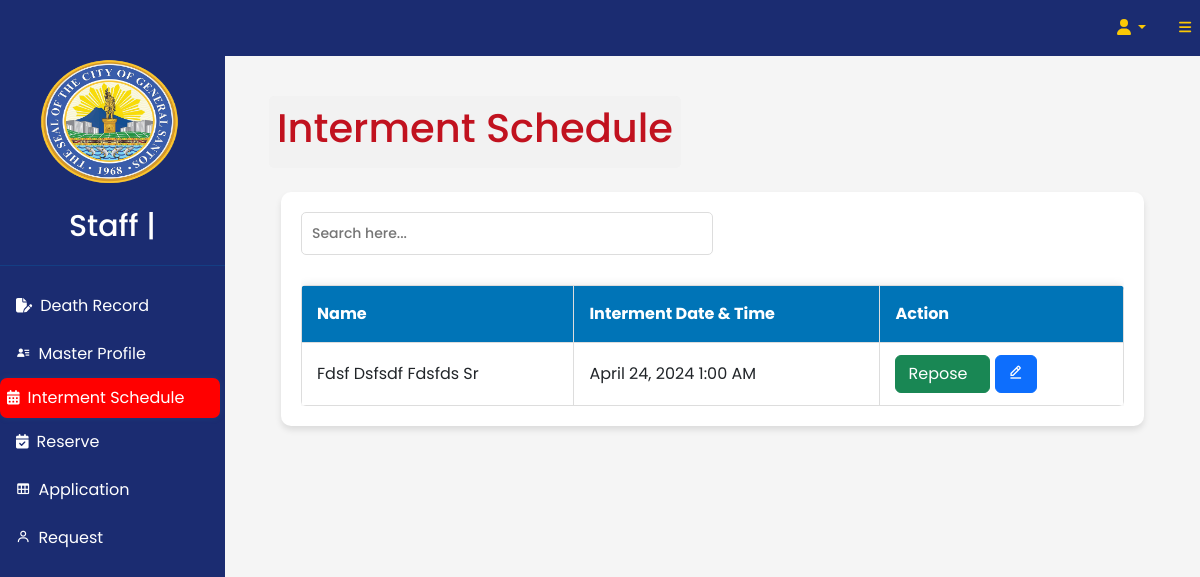
The page /staff/IntermentSched.php on the database its author committed.
### tables this page shows
CREATE TABLE `tblintermentreservation` (
  `AppointmentID` int(11) NOT NULL,
  `Requestor` varchar(255) NOT NULL,
  `Nid` varchar(255) NOT NULL,
  `Relationship` varchar(50) NOT NULL,
  `profID` varchar(255) NOT NULL
);

CREATE TABLE `tbldeathrecord` (
  `ProfileID` int(255) NOT NULL,
  `DateofDeath` date NOT NULL,
  `CauseofDeath` varchar(255) NOT NULL,
  `IntermentPlace` varchar(255) NOT NULL,
  `IntermentDateTime` datetime NOT NULL,
  `Lname` varchar(255) NOT NULL,
  `Fname` varchar(255) NOT NULL,
  `Mname` varchar(255) NOT NULL,
  `Suffix` varchar(2) NOT NULL,
  `Birthydate` date NOT NULL,
  `currentdate` date NOT NULL DEFAULT current_timestamp()
);

### staff/IntermentSched.php (the view, shortened to what this page needs)
<!DOCTYPE html>
<html lang="en">
<?php
require('assets/component/header.php');
require('assets/component/topnavbar.php');
require('assets/component/sidebars.php');
include('../dbConn/conn.php');
$select = "SELECT * FROM tblIntermentReservation
LEFT JOIN tblBuriedRecord ON tblIntermentReservation.ProfID = tblBuriedRecord.Profid
INNER JOIN tblNiche ON tblIntermentReservation.Nid = tblNiche.Nid
INNER JOIN tblDeathRecord ON tblIntermentReservation.ProfID = tblDeathRecord.ProfileID WHERE tblDeathRecord.IntermentDateTime IS NOT NULL  ORDER BY IntermentDateTime DESC";
$query = $conn->query($select);
?>
<body>
    <div id="layoutSidenav">
        <div id="layoutSidenav_content">
            <main>
                <div class="container-fluid px-4">
                    <ol class="breadcrumb mb-4">
                        <li class="breadcrumb-item active">
                            <h1>Interment Schedule</h1>
                        </li>
                    </ol>
                    <div class="relative overflow-x-auto shadow-md sm:rounded-lg">
                        <div class="container">
                            <div class="activity-log-container">
                                <div class="col-sm-6">
                                    <input type="search" id="searchInput" placeholder="Search here...">
                                </div>
                                <div class="activity-log-container-scroll" id="interment-schedule-table">
                                    <table class="table-no-border" id="e-libingTable">
                                        <thead>
                                            <tr>
                                                <th scope="col" class="px-6 py-3">
                                                    Name
                                                </th>
                                                <th scope="col" class="px-6 py-3">
                                                    Interment Date & Time
                                                </th>
                                                <th scope="col" class="px-6 py-3">
                                                    Action
                                                </th>
                                            </tr>
                                        </thead>
                                        <tbody id="table-body" id="interment-schedule-body">
                                            <?php
                                                while ($data = $query->fetch_assoc()) {
                                                    $name = $data['Fname'] . ' ' . $data['Mname'] . ' ' . $data['Lname'] . ' ' . $data['Suffix'];
                                                    $desireddatetime = $data['IntermentDateTime'];
                                                    $profid = $data['ProfileID'];
                                                    $appID = $data['AppointmentID'];
                                                    $occupancy = $data['OccupancyDate'];
                                                    if ($occupancy == null && $desireddatetime != '0000-00-00 00:00:00') {
                                            ?>
                                            <tr id="elementToHide">
                                                <td>
                                                    <?php echo $name ?>
                                                </td>
                                                <td>
                                                    <?php echo date('F j, Y g:i A', strtotime($desireddatetime)); ?>
                                                </td>
                                                <td>
                                                    <div class="buttons">
                                                        <form action="../dbConn/upintermentsched.php" method="POST">
                                                            <button class="btn btn-success submit-button" type="button"
                                                                id="updateButton">
                                                                <span class="update-label">Repose</span>
                                                            </button>
                                                            <button class="btn btn-primary" type="button"
                                                                onclick="view('<?php echo $appID; ?>', '<?php echo $profid; ?>')">
                                                                <i class='bx bx-edit-alt'></i>
                                                            </button>
                                                        </form>
                                                    </div>
                                                </td>
                                            </tr>
                                            <?php }
                                            } ?>
                                        </tbody>
                                    </table>
                                </div>
                            </div>
                        </div>
                    </div>
                </div>
            </main>
        </div>
    </div>
</body>
</html>

### staff/css/table.css (style rules this page uses)
body { font-family: Arial, sans-serif; }
.container-fluid { max-width: 1200px; margin: 0 auto; padding: 20px; }
table { width: 100%; border-collapse: collapse; margin-top: 20px; }
th, td { padding: 10px; border: 1px solid #ddd; }
th { background-color: #f2f2f2; text-align: left; }
input[type="search"] { width: 100%; padding: 10px; margin-bottom: 10px; border: 1px solid #ddd; border-radius: 5px; font-size: 14px; }
.breadcrumb { background-color: #f2f2f2; padding: 8px; list-style: none; margin: 0; border-radius: 5px; display: inline-block; }
.breadcrumb li { display: inline; }
.breadcrumb li::after { content: ">"; margin: 0 5px; }
.breadcrumb li:last-child::after { content: none; }

### staff/css/file.css (style rules this page uses)
* { margin: 0; padding: 0; box-sizing: border-box; font-family: "Poppins", sans-serif; }

### staff/css/activitylog.css (style rules this page uses)
body { padding: 20px; background-color: #f5f5f5; }
.activity-log-container { background-color: #ffffff; border-radius: 10px; padding: 20px; box-shadow: 0px 4px 6px rgba(0, 0, 0, 0.1); }
.activity-log-container-scroll { max-height: 400px; overflow-y: auto; }
.table-no-border { width: 100%; border-collapse: collapse; box-shadow: 0px 0px 10px rgba(0, 0, 0, 0.1); border-radius: 5px; overflow: hidden; }
.table-no-border th, .table-no-border td { padding: 12px 15px; text-align: left; border-bottom: 1px solid #ddd; }
tbody tr td { text-transform: capitalize !important; }
.table-no-border thead th { background-color: #0074B7; color: #fff; }

### staff/IntermentSched.php (style rules this page uses)
.update-label { display: inline-block; margin-right: 10px; }

### rows shown on the page
tblintermentreservation: tbldeathrecord.Fname+Mname+Lname "Fdsf Dsfsdf Fdsfds Sr", tbldeathrecord.IntermentDateTime "April 24, 2024 1:00 AM"
